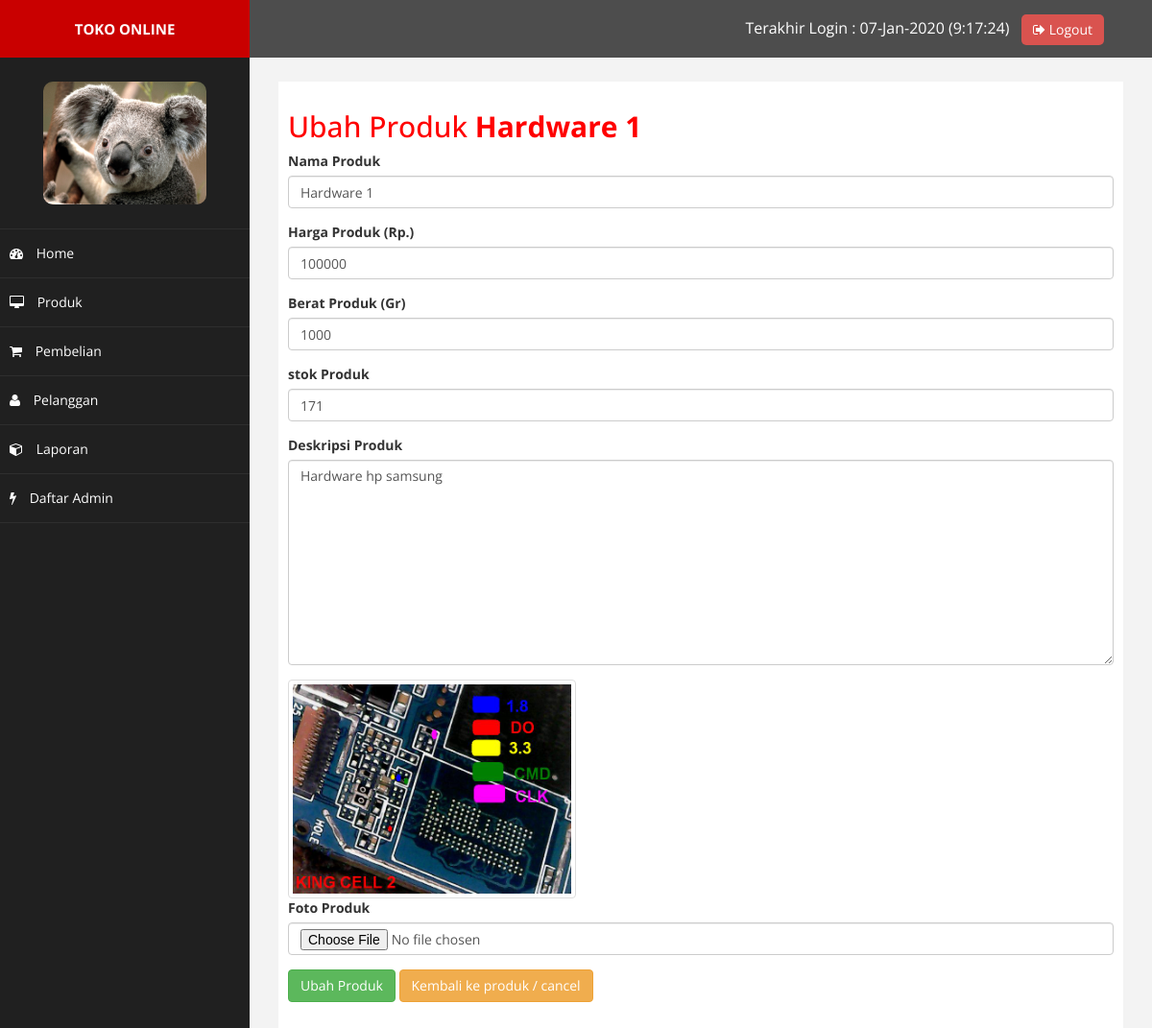
Screenshot of /admin/index.php?halaman=ubah_produk&id_produk=1 (signed in) with the database file from the repository.
### tables this page shows
CREATE TABLE `produk` (
  `id_produk` int(11) NOT NULL,
  `nama_produk` varchar(100) NOT NULL,
  `harga_produk` int(11) NOT NULL,
  `berat_produk` int(11) NOT NULL,
  `foto_produk` varchar(100) NOT NULL,
  `deskripsi_produk` text NOT NULL,
  `stok_produk` int(11) NOT NULL
);

### admin/ubah_produk.php (the view, shortened to what this page needs)
<?php
	include 'config/koneksi.php';
	$id_produk = $_GET['id_produk'];
	$data_produk = mysqli_query($koneksi, "SELECT * FROM produk WHERE id_produk = '$id_produk'");
	$item = mysqli_fetch_assoc($data_produk);
?>
<h2>Ubah Produk <b><?= $item['nama_produk']; ?></b></h2>
<form method="POST" enctype="multipart/form-data">
	<div class="form-group">
		<label for="nama">Nama Produk</label>
		<input type="text" class="form-control" name="nama" value="<?= $item['nama_produk']; ?>">
	</div>
	<div class="form-group">
		<label for="harga">Harga Produk (Rp.)</label>
		<input type="number" class="form-control" name="harga" value="<?= $item['harga_produk']; ?>">
	</div>
	<div class="form-group">
		<label for="berat">Berat Produk (Gr)</label>
		<input type="number" class="form-control" name="berat" value="<?= $item['berat_produk']; ?>">
	</div>
	<div class="form-group">
		<label for="stok">stok Produk</label>
		<input type="number" class="form-control" name="stok" value="<?= $item['stok_produk']; ?>">
	</div>
	<div class="form-group">
		<label for="deskripsi">Deskripsi Produk</label>
		<textarea class="form-control" class="form-control" name="deskripsi" rows="10"><?= $item['deskripsi_produk']; ?></textarea>
	</div>
	<img src="../foto_produk/<?= $item['foto_produk']; ?>" class="img-thumbnail" width="300">
	<div class="form-group">
		<label for="foto">Foto Produk</label>
		<input type="file" class="form-control" name="foto">
	</div>
	<button class="btn btn-success" name="ubah_produk">Ubah Produk</button>
	<?php include 'layouts/kembali_pada_produk.php'; ?>
</form>

### admin/assets/css/custom.css (style rules this page uses)
body { font-family: 'Open Sans', sans-serif; }
h2 { color: #f00; }

### rows the page displays
produk: nama_produk "Hardware 1", nama "Hardware 1", harga "100000", berat "1000", stok "171", deskripsi "Hardware hp samsung", foto_produk (picture)

### other values shown
$admin['terakhir_login'] "07-Jan-2020 (9:17:24)"
